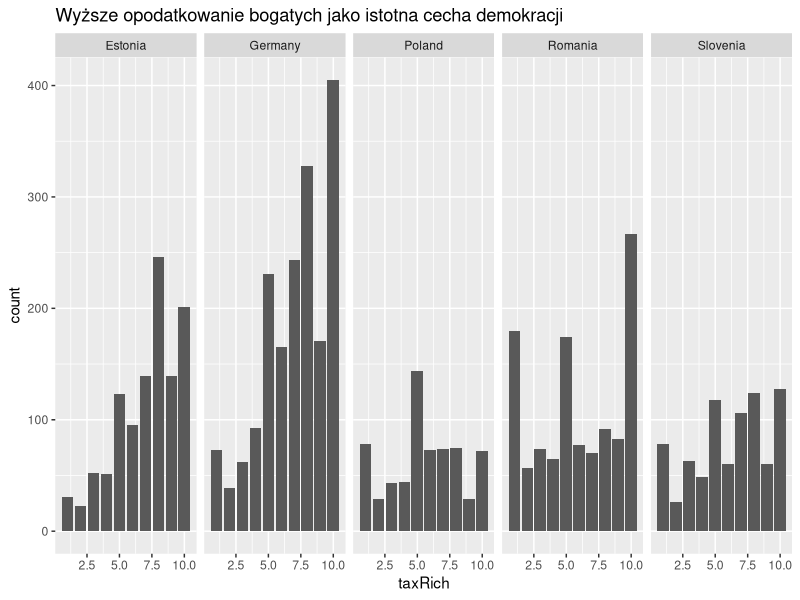
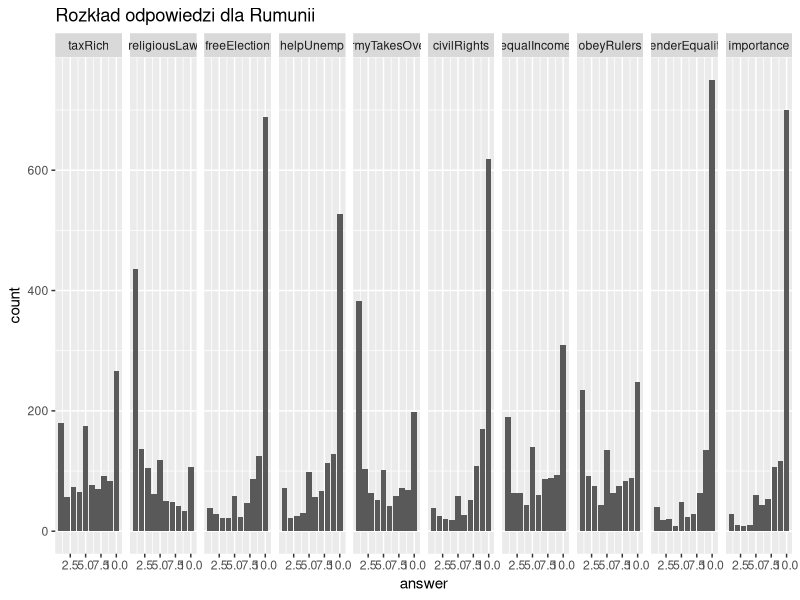
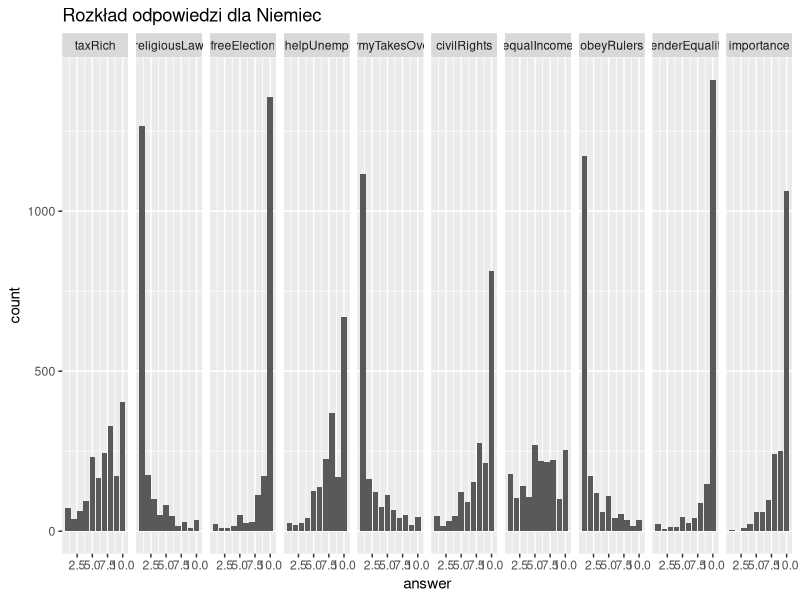
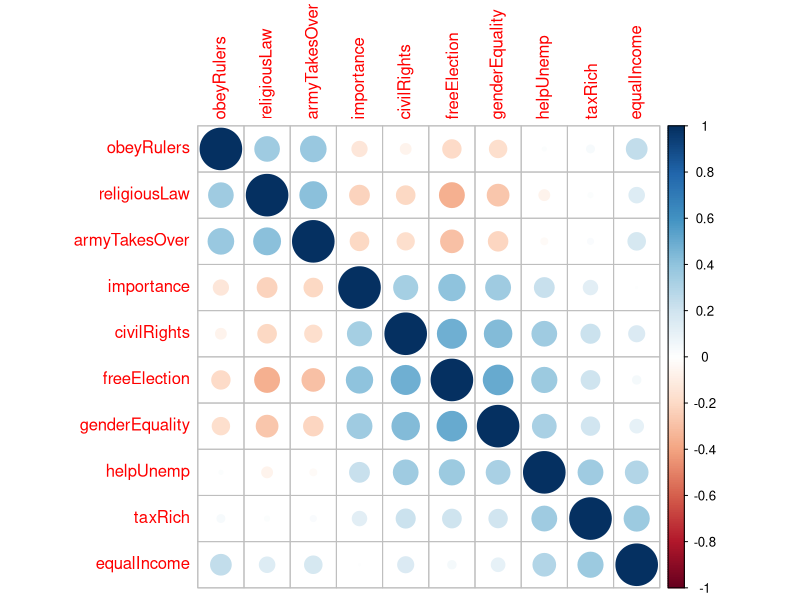

R code for these plots, in order: (Note: this script raises an error after producing the figures.)
## ---- chunk 1
knitr::opts_chunk$set(echo = TRUE)
knitr::opts_chunk$set(warning = FALSE)
knitr::opts_chunk$set(message = FALSE)
## ---- chunk 2
library(knitr)
dem_data <- read.csv("processed_data.csv")

kable(head(dem_data))
## ---- chunk 3
library(ggplot2)

ggplot(dem_data) +
  geom_bar(aes(taxRich)) +
  facet_wrap(~country, ncol = 7) +
  ggtitle("Wyższe opodatkowanie bogatych jako istotna cecha demokracji")
## ---- chunk 4
library(dplyr)
library(tidyr)

dem_data %>% 
  gather(key = "variable", value = "answer", -country, factor_key = T) %>%
  dplyr::group_by(country, variable, answer) %>% 
  filter(country == "Romania") %>%
ggplot() +
  geom_bar(aes(answer)) +
  facet_wrap(~variable, ncol = 10, scales = "free_x") +
  ggtitle("Rozkład odpowiedzi dla Rumunii")
## ---- chunk 5
library(dplyr)
library(tidyr)

dem_data %>% 
  gather(key = "variable", value = "answer", -country, factor_key = T) %>%
  dplyr::group_by(country, variable, answer) %>% 
  filter(country == "Germany") %>%
ggplot() +
  geom_bar(aes(answer)) +
  facet_wrap(~variable, ncol = 10, scales = "free_x") +
  ggtitle("Rozkład odpowiedzi dla Niemiec")
## ---- chunk 6
library(corrplot)
cor.matrix <- cor(dem_data[,2:11], method="spearman")
corrplot(cor.matrix, method="circle", order='hclust')
## ---- chunk 7
library(lavaan)

model <- '
fundamentalistic =~ obeyRulers + religiousLaw + armyTakesOver;
economic =~ taxRich + equalIncome + helpUnemp;
liberal =~ freeElection + genderEquality + civilRights + importance'

fit <- cfa(model, data = dem_data)
## ---- chunk 8
kable(parameterEstimates(fit)[,c(1:4, 7)], digits = 3, caption = "Wyniki estymacji")
